Frame 1 (no input): blank canvas, image omitted
Frame 60 (the mouse pressed at the canvas centre just before this capture): blank canvas, image omitted
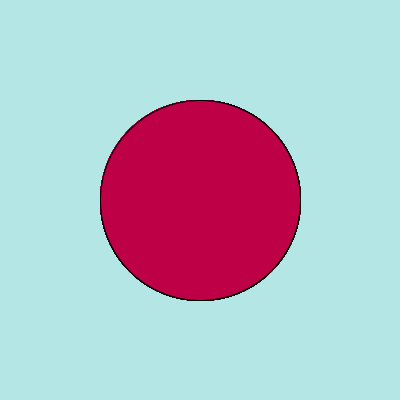
Frame 120 (the mouse held since frame 60 and released just before this capture)

The Processing sketch whose frames 1 and 60 were blank and that drew this single picture after the mouse press (run headless with seeded random() and noise(); from frame 60 on, the mouse is pressed at the canvas centre):

// Processing sketch: processing_60558
// ── processing_60558.pde

void setup (){
size (400, 400);

  background(180, 230, 230);

rectMode(CENTER);
} 


void draw (){
  //background (200);
  
  // if = bedingungen: gibt an was passieren soll, wenn die maus gedrückt wird
  if(mousePressed){
   // fill(0);
    fill(190, 0, 70);
    ellipse(width/2, height/2, mouseX, mouseY);
    
  }
}
